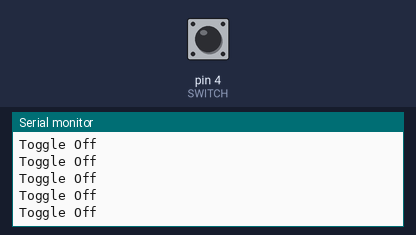
The sketch below on a simulated Arduino Uno, built with avr-gcc and run on an emulated ATmega328P. Shown: the last lines printed to the serial monitor. The inputs (shaded band) are chosen by the test bench; at power-on: pin 4 (SWITCH) HIGH.

Above: at 1.2 s.
1.3 s: pin 4 (SWITCH) pulled LOW for 0.15 s
At 2.2 s:
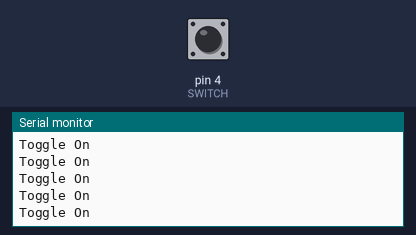
2.9 s: pin 4 (SWITCH) pulled LOW for 3.2 s
At 3.7 s:
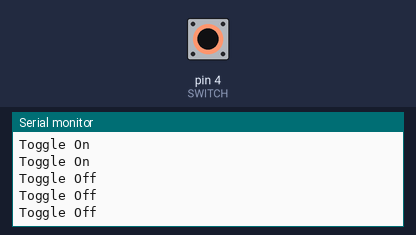
9.1 s: pin 4 (SWITCH) driven LOW
12.1 s: pin 4 (SWITCH) driven HIGH
15.1 s: pin 4 (SWITCH) pulsed LOW 5 times (0.12 s each, 0.3 s apart)
19.6 s: pin 4 (SWITCH) driven LOW
At 20.2 s:
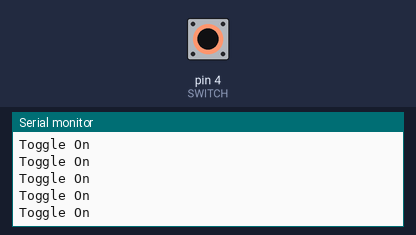

The sketch:

debounce.ino
```cpp
#define SWITCH 4
#define DEBOUNCE_TIME 50

byte state = LOW;
int pressedTime = 0;

void setup() {
  Serial.begin(9600);
  pinMode(SWITCH, INPUT_PULLUP);
}
void loop() {
 if (digitalRead(SWITCH) == LOW) {
   if ((millis() - pressedTime) > DEBOUNCE_TIME) {
     state = !state;
     pressedTime = millis();
   }
  }
 if (state) {
   Serial.println("Toggle On");
  } else {
    Serial.println("Toggle Off");
  }
}
```

Measured:
- after the input at 1.3 s, the serial monitor: prints a new line after 0.07 s (image 1)
- after the input at 19.6 s, the serial monitor: prints a new line after 0.07 s (image 3)
